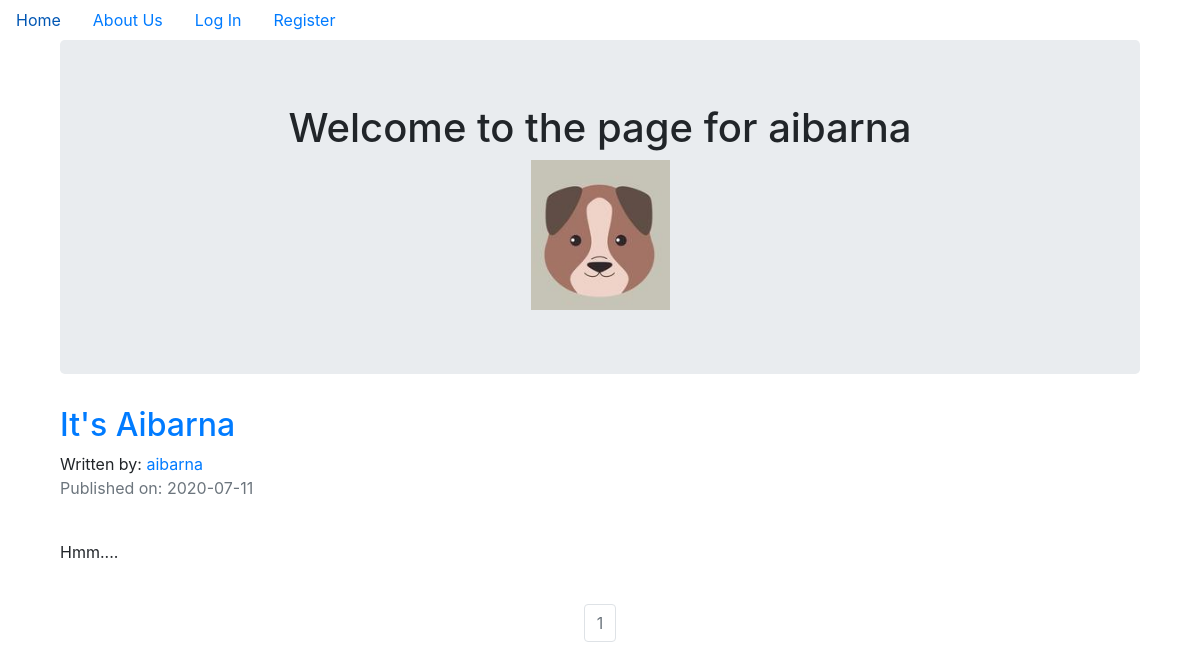
/aibarna, run on the app's committed database.
### simpleblog/models.py (models this page shows, shortened)
class User(db.Model, UserMixin):
    __tablename__ = 'users'
    id = db.Column(db.Integer, primary_key = True)
    profile_image = db.Column(db.String(20), nullable=False, default='default_profile.png')
    email = db.Column(db.String(64), unique=True, index=True)
    username = db.Column(db.String(64), unique=True, index=True)
    password_hash = db.Column(db.String(128))
    posts = db.relationship('BlogPost', backref='author', lazy=True)

class BlogPost(db.Model):
    users = db.relationship(User)
    id = db.Column(db.Integer, primary_key=True)
    user_id = db.Column(db.Integer, db.ForeignKey('users.id'), nullable=False)
    date = db.Column(db.DateTime, nullable=False, default=datetime.utcnow)
    title = db.Column(db.String(140), nullable=False)
    text = db.Column(db.Text, nullable=False)

### simpleblog/users/views.py (the view)
@users.route("/<username>")
def user_posts(username):
    page = request.args.get('page', 1, type=int)
    user = User.query.filter_by(username=username).first_or_404()
    blog_posts = BlogPost.query.filter_by(author=user).order_by(BlogPost.date.desc()).paginate(page=page, per_page=5)
    return render_template('user_blog_posts.html', blog_posts=blog_posts, user=user)

### simpleblog/templates/user_blog_posts.html (shortened to what this page needs)
{% extends "base.html" %}
{% block content %}
<div class="container">
  <div class="jumbotron">
    <div align='center'>
      <h1 >Welcome to the page for {{user.username}}</h1>
      <img align='center' src="{{ url_for('static', filename='profile_pics/' + user.profile_image) }}">
    </div>
  </div>
{% for post in blog_posts.items %}
          <h2><a href="{{ url_for('blog_posts.blog_post', blog_post_id=post.id) }}">{{ post.title }}</a></h2>
          Written by: <a href="{{ url_for('users.user_posts', username=post.author.username) }}">{{ post.author.username }}</a>
          <p class="text-muted">Published on: {{ post.date.strftime('%Y-%m-%d') }}</p>
          <br>
            <p>{{post.text}}</p>
          <br>
{% endfor %}
</div>
<nav aria-label="Page navigation example">
  <ul class="pagination justify-content-center">
    {% for page_num in blog_posts.iter_pages(left_edge=1, right_edge=1, left_current=1, right_current=2) %}
            {% if blog_posts.page == page_num %}
              <li class="page-item disabled">
                <a class="page-link" href="{{ url_for('users.user_posts', username=user.username, page=page_num) }}">{{ page_num }}</a></li>
            {% else %}
              <li class="page-item"><a class="page-link" href="{{ url_for('users.user_posts', username=user.username, page=page_num) }}">{{ page_num }}</a></li>
            {% endif %}
    {% endfor %}
</nav>
{% endblock content %}

### data on the page
User: username "aibarna", profile_image (placeholder picture)
BlogPost: title "It's Aibarna", author.username "aibarna", date "2020-07-11", text "Hmm...."

### other printed values
{{ page_num }} "1"
